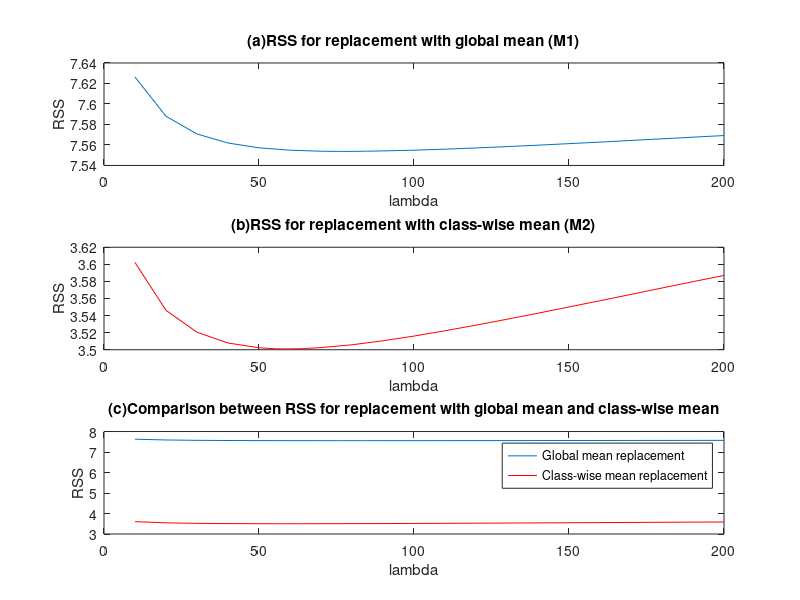

The MATLAB source for this figure:
a = csvread('Q2Out(v0)/ridgeRSS.csv');
b = csvread('Q2Out(v1)/ridgeRSS.csv');
figure(1);
subplot(311); plot(a(2:end,1),a(2:end,2));
title('(a)RSS for replacement with global mean (M1)');
xlabel('lambda');
ylabel('RSS');

subplot(312); plot(b(2:end,1),b(2:end,2),'r');
title('(b)RSS for replacement with class-wise mean (M2)');
xlabel('lambda');
ylabel('RSS');

subplot(313); plot(a(2:end,1),a(2:end,2)); hold on; plot(b(2:end,1),b(2:end,2),'r');
title('(c)Comparison between RSS for replacement with global mean and class-wise mean');
xlabel('lambda');
ylabel('RSS');
legend('Global mean replacement', 'Class-wise mean replacement');
